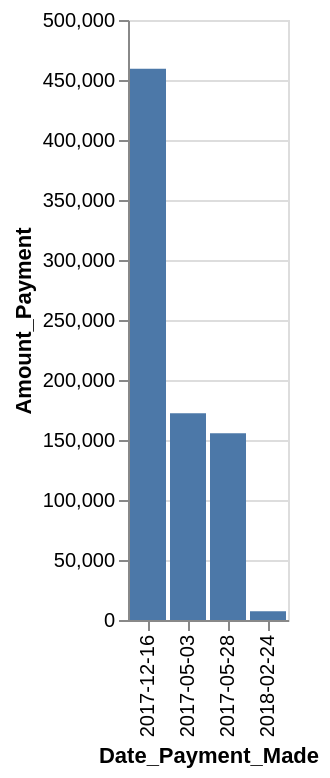

Write a Vega-Lite specification for this figure.
### Vega-Lite specification from a JSON file in a GitHub repository (floating-point values rounded to 4 significant figures)
{"data": {"values": [{"x_data": "2017-12-16", "y_data": 459407}, {"x_data": "2018-02-24", "y_data": 7343}, {"x_data": "2017-05-28", "y_data": 155654}, {"x_data": "2017-05-03", "y_data": 172309}]}, "mark": "bar", "encoding": {"x": {"field": "x_data", "type": "nominal", "title": "Date_Payment_Made", "sort": {"op": "sum", "field": "y_data", "order": "descending"}}, "y": {"field": "y_data", "type": "quantitative", "title": "Amount_Payment"}}}
